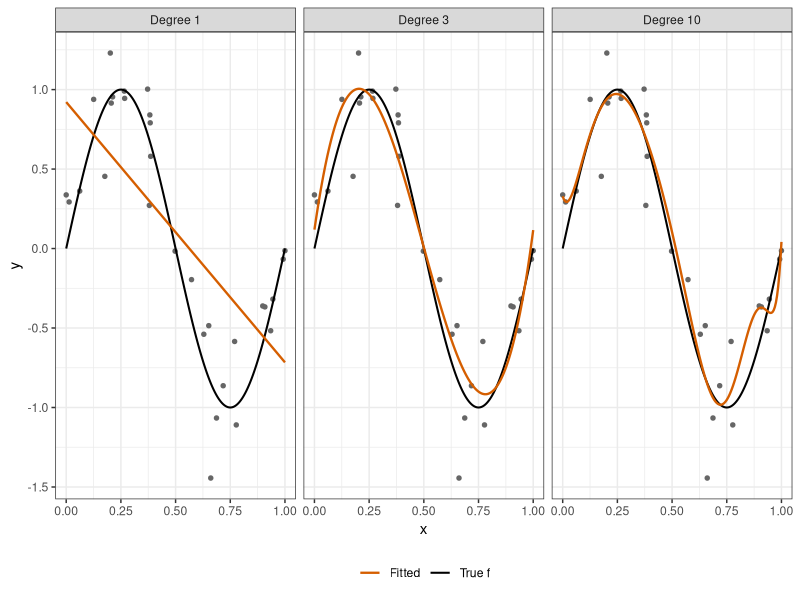
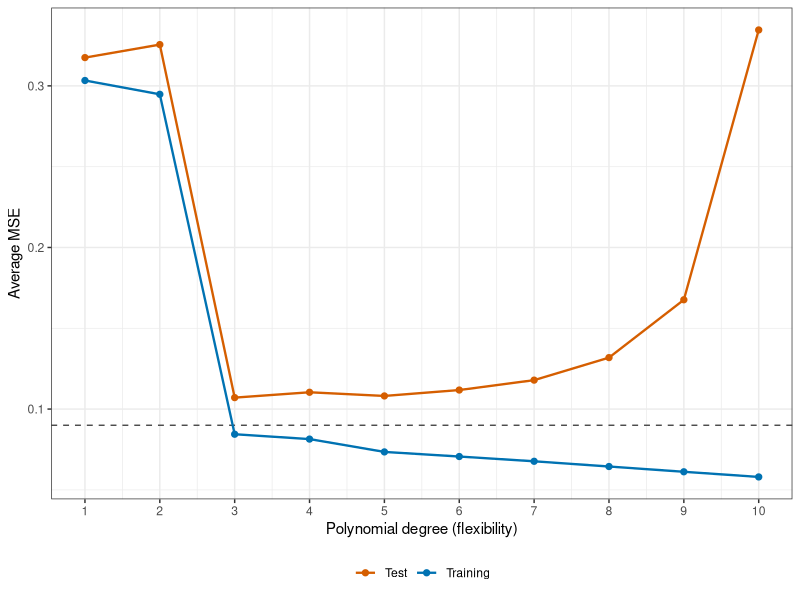
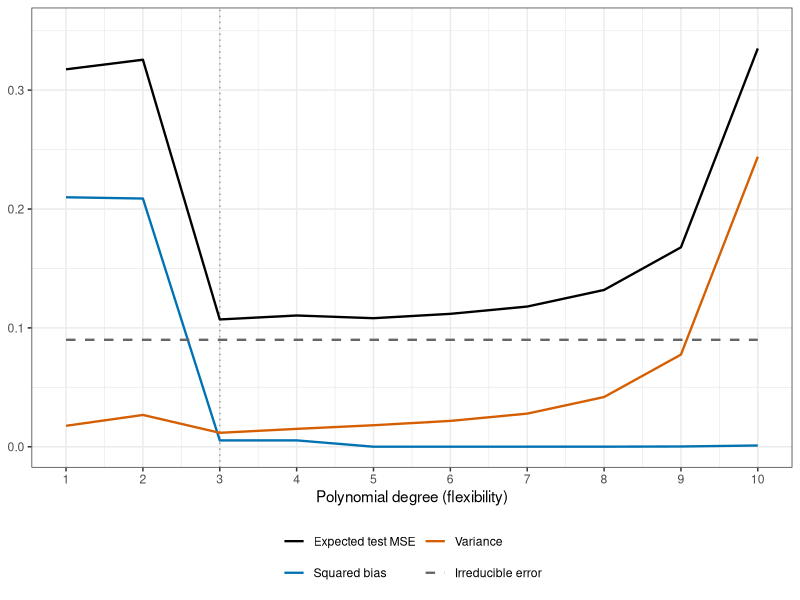
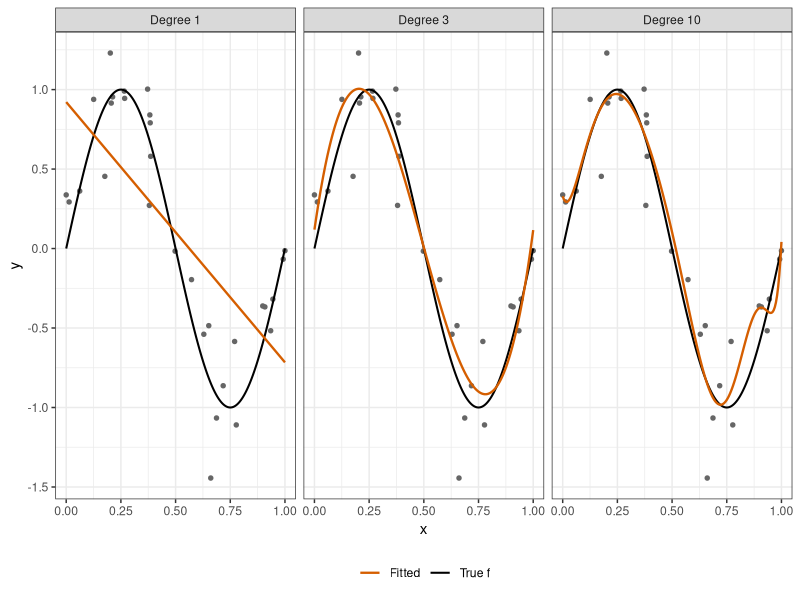
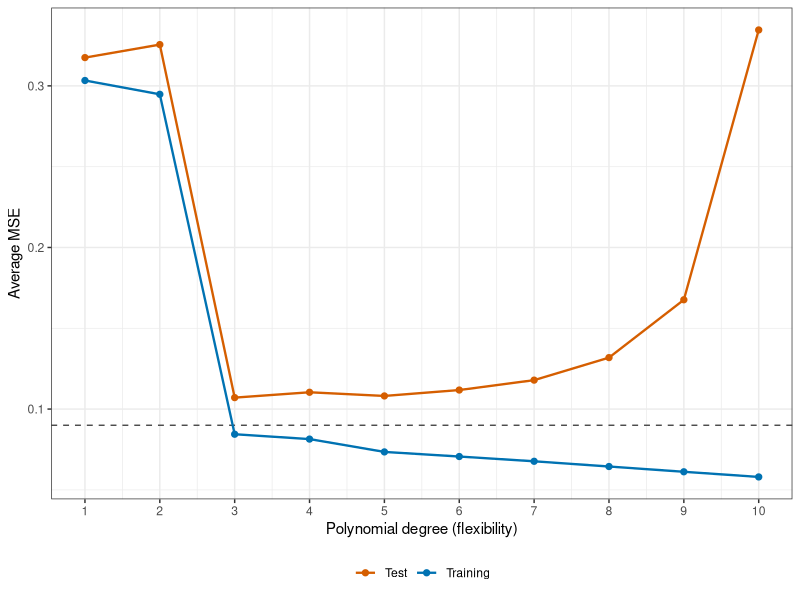
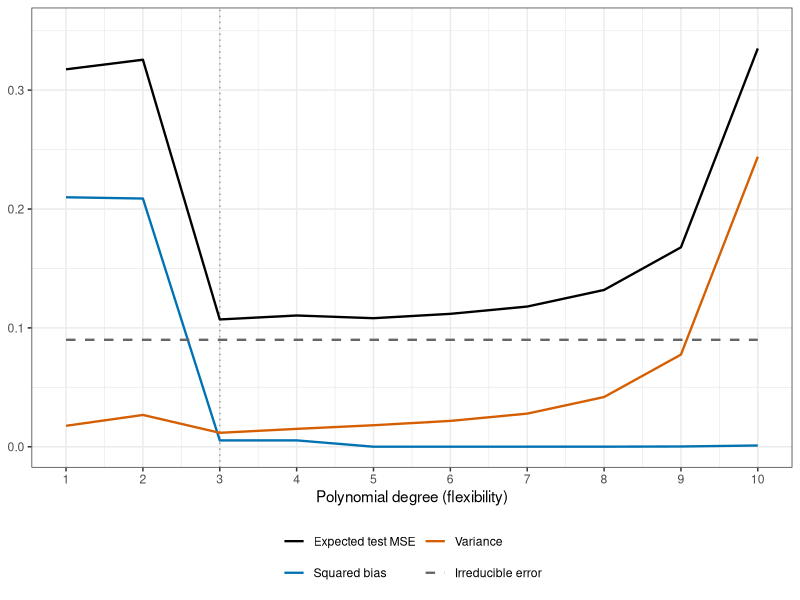

The R script that drew these images, in order:
# sim_biasvar.R
# Simulated data: y = sin(2 pi x) + eps, polynomial regression of degree 1..10.
# Produces: sim_fits.pdf, sim_train_test_mse.pdf, sim_biasvar_decomp.pdf

library(ggplot2)
library(dplyr)
library(tidyr)


f <- function(x) sin(2 * pi * x)
sigma <- 0.3
n <- 30
degrees <- 1:10

# training x always contains the endpoints 0 and 1, so no extrapolation on [0, 1]
sim_data <- function(n) {
    x <- c(0, 1, runif(n - 2))
    data.frame(x = x, y = f(x) + rnorm(n, sd = sigma))
}

set.seed(1)
train <- sim_data(n)

# ---- Figure 1: fits of degree 1, 3, 10 -------------------------------------
x_grid   <- seq(0, 1, length.out = 200)
deg_show <- c(1, 3, 10)
lab_show <- paste("Degree", deg_show)

fits <- bind_rows(lapply(deg_show, function(d) {
    m <- lm(y ~ poly(x, d), data = train)
    data.frame(x = x_grid,
               yhat = predict(m, data.frame(x = x_grid)),
               model = factor(paste("Degree", d), levels = lab_show))
}))

truth <- data.frame(x = x_grid, y = f(x_grid))

p1 <- ggplot() +
    geom_point(data = train, aes(x, y), colour = "grey40", size = 1.2) +
    geom_line(data = truth, aes(x, y, colour = "True f"), linewidth = 0.7) +
    geom_line(data = fits, aes(x, yhat, colour = "Fitted"), linewidth = 0.8) +
    facet_wrap(~ model) +
    scale_colour_manual(values = c("True f" = "black", "Fitted" = "#D55E00"), name = NULL) +
    labs(x = "x", y = "y") +
    theme_bw(base_size = 11) +
    theme(legend.position = "bottom")

p1

ggsave("sim_fits.pdf", p1, width = 9, height = 3.2)

# ---- Repeated training sets (used for Figures 2 and 3) ----------------------
R         <- 500
x_test    <- seq(0, 1, length.out = 100)
preds     <- array(NA_real_, dim = c(R, length(x_test), length(degrees)))
train_mse <- matrix(NA_real_, nrow = R, ncol = length(degrees))

set.seed(2)
for (r in seq_len(R)) {
    tr <- sim_data(n)
    for (d in degrees) {
        m <- lm(y ~ poly(x, d), data = tr)
        preds[r, , d] <- predict(m, data.frame(x = x_test))
        train_mse[r, d] <- mean(residuals(m)^2)
    }
}

# test MSE of each fitted model: averaged over x* in [0, 1], plus the noise variance
f_test   <- matrix(f(x_test), nrow = R, ncol = length(x_test), byrow = TRUE)
test_mse <- sapply(degrees, function(d) rowMeans((preds[, , d] - f_test)^2) + sigma^2)

# ---- Figure 2: training vs test MSE, averaged over the R training sets ------
mse <- data.frame(degree = degrees,
                  Training = colMeans(train_mse),
                  Test = colMeans(test_mse)) |>
    pivot_longer(c(Training, Test), names_to = "set", values_to = "mse")

p2 <- ggplot(mse, aes(degree, mse, colour = set)) +
    geom_hline(yintercept = sigma^2, linetype = "dashed", colour = "grey30") +
    geom_line(linewidth = 0.8) +
    geom_point(size = 1.8) +
    scale_x_continuous(breaks = degrees) +
    scale_colour_manual(values = c(Training = "#0072B2", Test = "#D55E00"), name = NULL) +
    labs(x = "Polynomial degree (flexibility)", y = "Average MSE") +
    theme_bw(base_size = 11) +
    theme(legend.position = "bottom")

p2

ggsave("sim_train_test_mse.pdf", p2, width = 5, height = 3.4)

# ---- Figure 3: bias-variance decomposition from repeated training sets ------
bv <- bind_rows(lapply(degrees, function(d) {
    P <- preds[, , d]
    data.frame(degree = d,
               bias2 = mean((colMeans(P) - f(x_test))^2),
               variance = mean(apply(P, 2, var)))
})) |>
    mutate(noise = sigma^2, test_mse = bias2 + variance + noise)

comp_levels <- c("Expected test MSE", "Squared bias", "Variance", "Irreducible error")
bv_long <- bv |>
    pivot_longer(c(test_mse, bias2, variance, noise), names_to = "component", values_to = "value") |>
    mutate(component = factor(component,
                              levels = c("test_mse", "bias2", "variance", "noise"),
                              labels = comp_levels))

best <- bv$degree[which.min(bv$test_mse)]

p3 <- ggplot(bv_long, aes(degree, value, colour = component, linetype = component)) +
    geom_vline(xintercept = best, colour = "grey60", linetype = "dotted") +
    geom_line(linewidth = 0.8) +
    scale_x_continuous(breaks = degrees) +
    scale_colour_manual(values = c("Expected test MSE" = "black", "Squared bias" = "#0072B2",
                                   "Variance" = "#D55E00", "Irreducible error" = "grey40"),
                        name = NULL) +
    scale_linetype_manual(values = c("Expected test MSE" = "solid", "Squared bias" = "solid",
                                     "Variance" = "solid", "Irreducible error" = "dashed"),
                          name = NULL) +
    coord_cartesian(ylim = c(0, max(bv$test_mse) * 1.05)) +
    labs(x = "Polynomial degree (flexibility)", y = NULL) +
    theme_bw(base_size = 11) +
    theme(legend.position = "bottom") +
    guides(colour = guide_legend(nrow = 2), linetype = guide_legend(nrow = 2))

p3

ggsave("sim_biasvar_decomp.pdf", p3, width = 5, height = 3.6)
